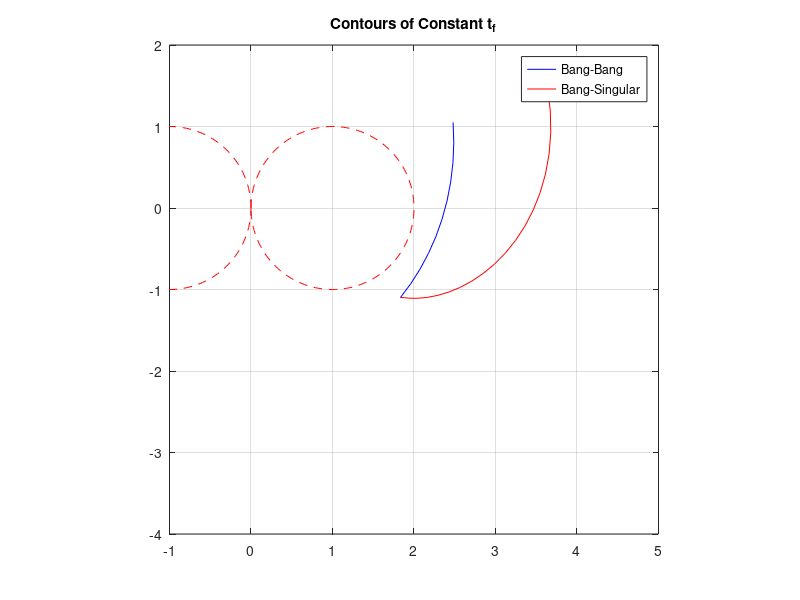

Recreate this plot in MATLAB.
% Script hochtf.m; finds contours of constant tf (locus of initial
% evader points); ts=switch time for BS path, tb=switch time for 
% BB path;                                                 2/28/02
%
w=1/3; el=1/4; 
%tf=5; tb=.55:.05:.8;
tf=6; tb=.5:.05:1;
for i=1:length(tb), ps(i)=pi+(tf-3*tb(i))/2; cp=cos(ps(i));
   sp=sin(ps(i)); cb=cos(tb(i)); sb=sin(tb(i)); thf=tf-2*tb(i);
   cf=cos(thf); sf=sin(thf); xf=2*cb-1-cf; yf=2*sb+sf;
   xe0(i)=xf+(el-w*tf)*sp; ye0(i)=yf+(el-w*tf)*cp; end
z=0:pi/90:2*pi; for i=1:181, xc(i)=1-cos(z(i)); yc(i)=sin(z(i)); end
%tf=5; ts=1.3:.05:2;
tf=6; ts=1.3:.1:3.3;
for i=1:length(ts), cs=cos(ts(i)); ss=sin(ts(i)); 
   xf=1-cs+(tf-ts(i))*ss; yf=ss+(tf-ts(i))*cs;
   xe0s(i)=xf+(el-w*tf)*ss; ye0s(i)=yf+(el-w*tf)*cs; end
%
figure(1); clf; plot(xe0,ye0,'b',xe0s,ye0s,'r',xc,yc,'r--',...
   -xc,yc,'r--'); grid; axis([-1 5 -4 2]); axis('square'); 
legend('Bang-Bang','Bang-Singular')
title('Contours of Constant t_f')
%hold off; clear xe0s ye0s xe0 ye0
